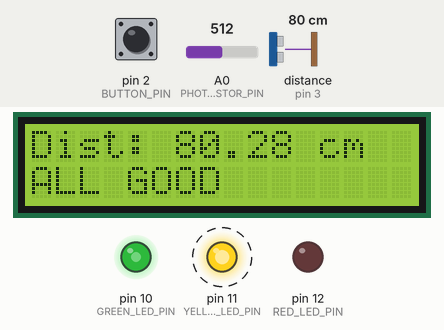
A program run on a simulated Arduino Uno, built with avr-gcc and run on an emulated ATmega328P. Parts: 16×2 character LCD, output pins drawn as LEDs (lit = HIGH). Wiring (inferred from the names in the program): ultrasonic range finder: trigger pin 4; echo pin 3. Dashed ring = blinking. The inputs (shaded band) are chosen by the test bench; at power-on: distance to the obstacle (sensor on pin 3) 80 cm, A0 (PHOTORESISTOR_PIN) = 512, pin 2 (BUTTON_PIN) LOW. The echo pulse lasts 58.3 µs per cm; pins used as bus, display or sensor lines are not drawn; what the program prints to the serial monitor is not drawn.

Above: at 0.36 s.
1.3 s: distance to the obstacle (sensor on pin 3) set to 22 cm
At 2.16 s:
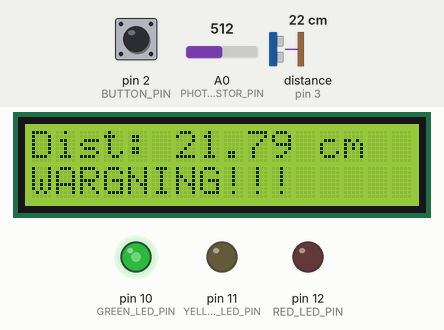
3.8 s: distance to the obstacle (sensor on pin 3) set to 19 cm
At 4.1 s:
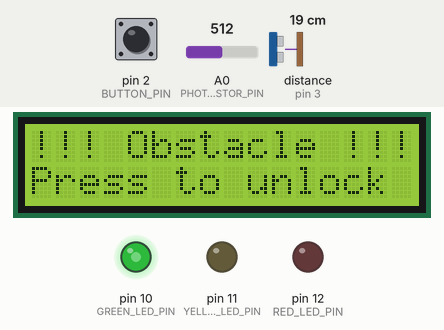
5.5 s: A0 (PHOTORESISTOR_PIN) set to 716
At 5.9 s:
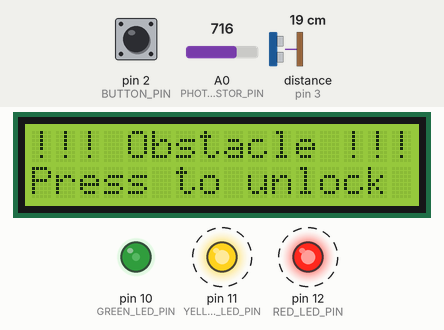
7.5 s: pin 2 (BUTTON_PIN) pulled HIGH for 3.2 s
At 8.1 s:
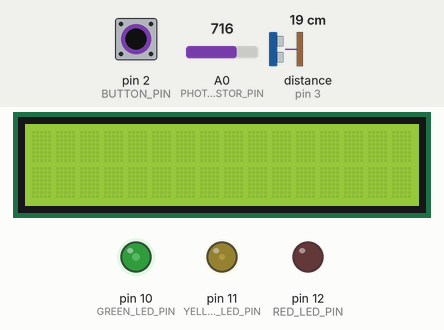
11.3 s: pin 2 (BUTTON_PIN) pulled HIGH for 0.15 s
12.0 s: A0 (PHOTORESISTOR_PIN) set to 900
At 12.3 s:
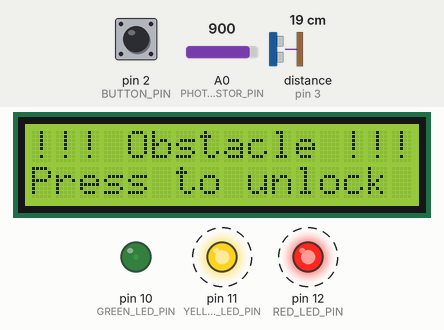
Timing chart, 0 to 15.1 s (numbered marks = the images above; inputs shaded):
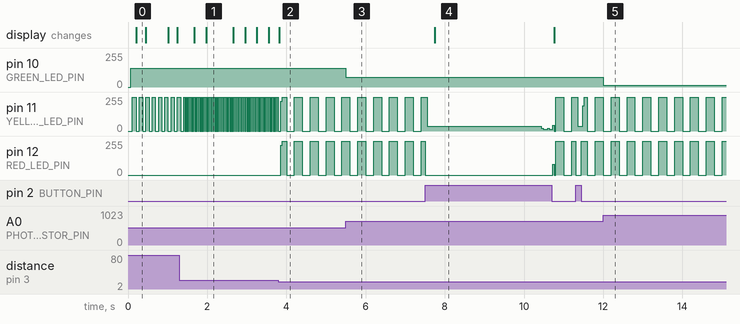

The program:

main.cpp
```cpp
#include <Arduino.h>
#include <LiquidCrystal.h>
#include <EEPROM.h>
#include <IRremote.h>

#include "../lib/helpers/helpers.h"
#include "../lib/IRRemoteMap/IRremoteMap.h"

#define BUTTON_PIN 2

#define GREEN_LED_PIN 10
#define YELLOW_LED_PIN 11
#define RED_LED_PIN 12

#define LCD_RS_PIN A5
#define LCD_E_PIN A4
#define LCD_D4_PIN 6
#define LCD_D5_PIN 7
#define LCD_D6_PIN 8
#define LCD_D7_PIN 9

#define IR_RECEIVE_PIN 5

#define ECHO_PIN 3
#define TRIGGER_PIN 4

#define PHOTORESISTOR_PIN A0
#define MIN_PHOTORESISTOR 150
#define MAX_PHOTORESISTOR 950
#define PHOTORESISTOR_RANGE 800

LiquidCrystal lcd(LCD_RS_PIN, LCD_E_PIN, LCD_D4_PIN,
                  LCD_D5_PIN, LCD_D6_PIN, LCD_D7_PIN);

constexpr int LED_ARRAY_SIZE = 3;
int LED_ARRAY[LED_ARRAY_SIZE] = {10, 11, 12};

unsigned long current_time = 0;

// Measure Distance
volatile unsigned long current_time_pulse = 0;
volatile unsigned long startTimeDistanceDetection = 0, pulseDuration = 200, lastTimePulseDuration = 200;
volatile bool isMeasured = false;
bool isCm = true;

unsigned long lastTimeMeasureDistance = 0, measureDistanceDelay = 200;

// Yellow led blinking
unsigned long yellowLEDDelay = 100;
unsigned long lastTimeYellowLED = 0;

// Blocking logic
bool isBlocked = 0;
unsigned int blockingLogicDelay = 200;
unsigned long blockedLogicLastTime = 0;

// IR reciever
unsigned long IRDelay = 400;
unsigned long lastTimeIR = 0;

// State of game
int state = 0;
String line_1 = "", line_2 = "";

// displaying message on LCD Logic
unsigned int LCDDelay = 50;
unsigned long LCDLastTime = 0;

// luminosity
unsigned int luminosity = 0;

void triggerDistanceDetection()
{
  // in case signal was already high
  digitalWrite(TRIGGER_PIN, LOW);
  delayMicroseconds(2);

  // triggering sensor for at least 10mcs
  digitalWrite(TRIGGER_PIN, HIGH);
  delayMicroseconds(10);

  //
  digitalWrite(TRIGGER_PIN, LOW);
}

void measureDistance()
{
  current_time_pulse = micros();
  if (digitalRead(ECHO_PIN) == HIGH)
  {
    startTimeDistanceDetection = current_time_pulse;
  }
  else
  {
    pulseDuration = current_time_pulse - startTimeDistanceDetection;
    isMeasured = true;
  }
}

double getDistanceInCm()
{
  return pulseDuration / 58.0;
}

double getDistanceInInches()
{
  return pulseDuration / 58.0 * 2;
}

String getStringDistance()
{
  if (isCm)
    return String(getDistanceInCm()) + " cm";

  else
    return String(getDistanceInInches()) + " in";
}

double getPercentageOfLight(double photoValue)
{
  return (photoValue - MIN_PHOTORESISTOR) / PHOTORESISTOR_RANGE;
}

void powerOffAllLED()
{
  for (int led : LED_ARRAY)
  {
    digitalWrite(led, LOW);
  }
}

void toggleLED(int pin)
{
  digitalWrite(pin, !digitalRead(pin));
}

void printUserTextOnDisplay(String text)
{
  for (int i = text.length(); i < 16; i++)
  {
    text += " ";
  }
  lcd.print(text);
}

double getPercentageOfLight()
{
  return (double(luminosity) - MIN_PHOTORESISTOR) / double(PHOTORESISTOR_RANGE);
}

void setup()
{
  Serial.begin(115200);
  Serial.setTimeout(50);

  lcd.begin(16, 2);

  printUserTextOnDisplay("Initialising");

  IrReceiver.begin(IR_RECEIVE_PIN, true);

  isCm = EEPROM.read(0);

  pinMode(ECHO_PIN, INPUT);
  pinMode(TRIGGER_PIN, OUTPUT);
  pinMode(BUTTON_PIN, INPUT);

  pinMode(GREEN_LED_PIN, OUTPUT);
  pinMode(YELLOW_LED_PIN, OUTPUT);
  pinMode(RED_LED_PIN, OUTPUT);

  attachInterrupt(digitalPinToInterrupt(ECHO_PIN), measureDistance, CHANGE);
}

void loop()
{
  current_time = millis();

  luminosity = analogRead(A0);
  Serial.println(getPercentageOfLight());
  analogWrite(GREEN_LED_PIN, (1 - getPercentageOfLight()) * 255);

  if (!isBlocked && current_time - lastTimeMeasureDistance >= measureDistanceDelay)
  {
    lastTimeMeasureDistance += measureDistanceDelay;
    triggerDistanceDetection();
  }

  if (!isBlocked && isMeasured)
  {
    double distanceCm = getDistanceInCm();
    yellowLEDDelay = distanceCm;

    line_1 = "Dist: " + getStringDistance();

    if (distanceCm < 20)
    {
      isBlocked = true;
      digitalWrite(RED_LED_PIN, LOW);
      digitalWrite(YELLOW_LED_PIN, LOW);

      line_1 = "!!! Obstacle !!!";
      line_2 = "Press to unlock";
    }
    else if (distanceCm > 20 && distanceCm < 70)
    {
      line_2 = "WARGNING!!!";
    }
    else
    {
      line_2 = "ALL GOOD";
    }

    if (state == 0)
    {
      lcd.setCursor(0, 0);
      printUserTextOnDisplay(line_1);

      lcd.setCursor(0, 1);
      printUserTextOnDisplay(line_2);
    }
  }

  if (isBlocked && digitalRead(BUTTON_PIN))
  {
    isBlocked = false;
    lcd.clear();
  }

  if (!isBlocked && current_time - lastTimeYellowLED >= yellowLEDDelay)
  {
    toggleLED(YELLOW_LED_PIN);
    lastTimeYellowLED += yellowLEDDelay;
  }

  if (isBlocked && current_time - blockedLogicLastTime >= blockingLogicDelay)
  {
    toggleLED(YELLOW_LED_PIN);
    toggleLED(RED_LED_PIN);
    blockedLogicLastTime += blockingLogicDelay;
  }

  if (IrReceiver.decode() && current_time - lastTimeIR >= IRDelay)
  {
    int command = IrReceiver.decodedIRData.command;
    switch (command)
    {
    case IR_BUTTON_PLAYSTOP:
      if (isBlocked)
      {
        isBlocked = false;
        lcd.clear();
      }
      break;

    case IR_BUTTON_EQ:
      isCm = !isCm;
      EEPROM.write(0, isCm);
      break;

    case IR_BUTTON_UP:
      state = (state + 1) % 3;
      break;

    case IR_BUTTON_DOWN:
      if (state == 0)
        state = 2;
      else
        state--;
      break;

    case IR_BUTTON_POWER:
      if (state == 2)
      {
        state = 0;
        isCm = true;
        EEPROM.write(0, isCm);
      }
      break;

    default:
      break;
    }

    lastTimeIR += IRDelay;
    IrReceiver.resume();
  }

  if (current_time - LCDLastTime >= LCDDelay)
  {
    if (state == 1)
    {
      lcd.clear();
      lcd.setCursor(0, 0);
      printUserTextOnDisplay("Lumin: " + String(luminosity));
    }
    else if (state == 2)
    {
      lcd.clear();
      lcd.setCursor(0, 0);
      printUserTextOnDisplay("Press on OFF to");
      lcd.setCursor(0, 1);
      printUserTextOnDisplay("reset settings");
    }

    LCDLastTime += LCDDelay;
  }
}
```

Measured:
- the behaviour switches between 21 and 20 cm on distance to the obstacle (sensor on pin 3) (found by bisection; images 1 and 2)
- after the input at 1.3 s, the display: first changes after 0.38 s (image 1 shows a later state)
- after the input at 3.8 s, the display: changes at once (image 2)
- after the input at 5.5 s, pin 10 (GREEN_LED_PIN): 139/255 → 74/255 at once
- after the input at 7.5 s, the display: changes after 0.25 s (image 4)
- after the input at 12.0 s, pin 10 (GREEN_LED_PIN): 74/255 → 15/255 at once
